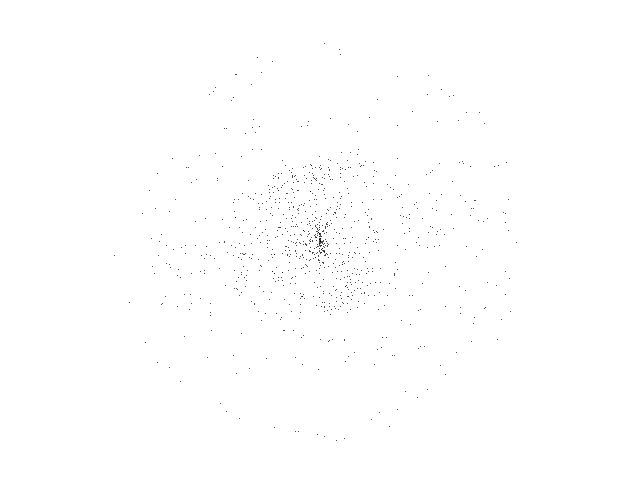
Frame 1 (no input)
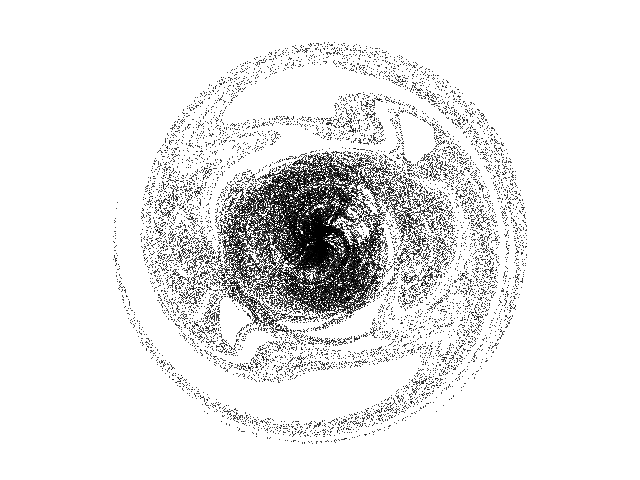
Frame 60 (the mouse pressed at the canvas centre just before this capture)
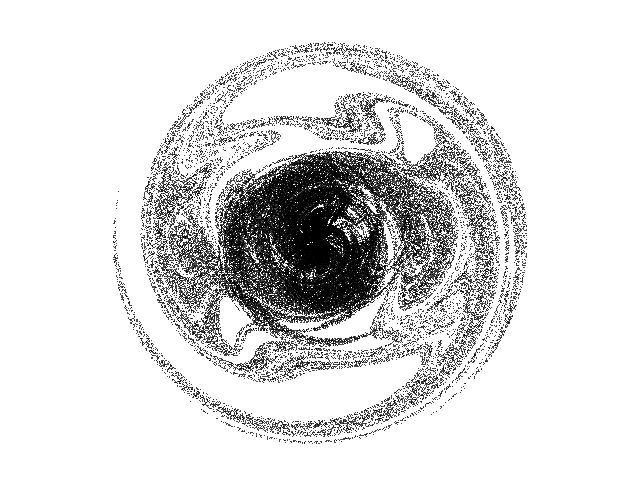
Frame 120 (the mouse held since frame 60 and released just before this capture)

The Processing sketch that drew these frames (run headless with seeded random() and noise(); from frame 60 on, the mouse is pressed at the canvas centre):

// Processing sketch: Chirikov_Mod
// ── Chirikov_Mod.pde
// Chirikov chaotic map - symmetry modification //

  float theta = 1.0;
  float p = 0.0;
  float K = 1.2;
  float L = 1.5;
  float M = 1.3;


void setup() {
  
  size(640, 480);
  background(255);

}

void draw() {
  
  for (int i = 0; i < 1000; i++) {

    float newP = p + K * sin(theta) + L * cos(2 * theta);
    float newTheta = theta + newP + M * sin(newP);

    newP = newP % (2*PI);
    newTheta = newTheta % (2*PI);

    p = newP;
    theta = newTheta;

    float px = 320 + 50 * cos(theta) * (1 + 0.5*p);
    float py = 240 + 50 * sin(theta) * (1 + 0.5*p);
    point(px, py);
 
  }
  
}
